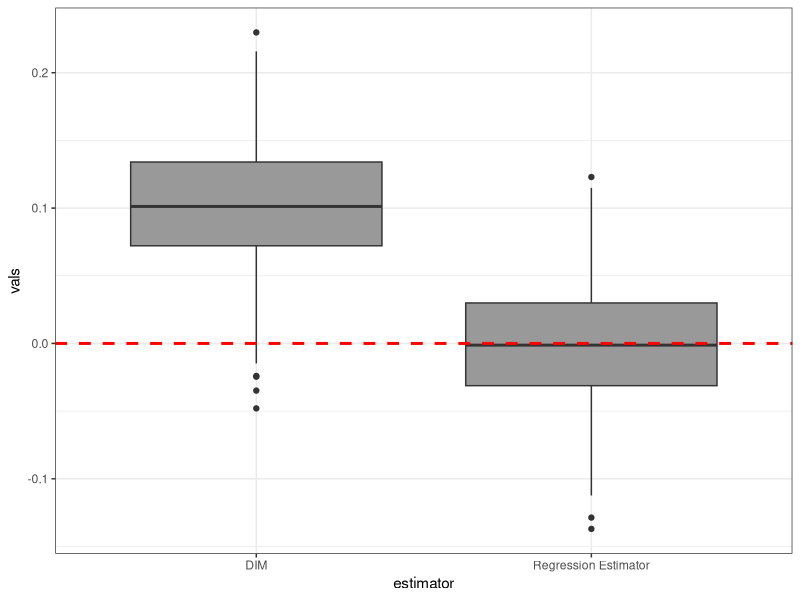

The R source for this figure:
## ---- chunk 1
library(tidyverse)
dgp_p2 <- function(n) {
  tibble(
    x1 = rnorm(n, 0, 1),
    x2 = rchisq(n, 1),
    prob_D = exp(0.5*x1 + 0.5*x2 - 0.5)/(1 + exp(0.5*x1 + 0.5*x2 - 0.5)),
    D = rbinom(n, 1, prob_D),
    prob_Y = exp(0.6*x1 + 0.2*x2 + 0.5*x1*x2)/(1 + exp(0.6*x1 + 0.2*x2 + 0.5*x1*x2)),
    Y = rbinom(n, 1, prob_Y)
  ) %>% 
    select(-prob_D, - prob_Y)
}
## ---- chunk 2
library(here)

res <- read_csv(here("data", "hw5_res.csv"))

res %>% 
  pivot_longer(cols = c(dim, att_hat), names_to = "estimator", values_to = "vals") %>% 
   mutate(estimator = case_when(
    estimator == "att_hat" ~ "Regression Estimator",
    estimator == "dim" ~ "DIM"
  )) %>% 
  ggplot(aes(x = estimator, y = vals)) +
  geom_boxplot(fill = "grey60") +
  geom_hline(yintercept = 0, linetype = "dashed", color = "red", linewidth = 1) +
  theme_bw() 
## ---- chunk 3
res %>% 
  rowwise() %>% 
  mutate(covers = between(0, lower, upper)) %>% 
  ungroup() %>% 
  summarise(coverage = mean(covers))
